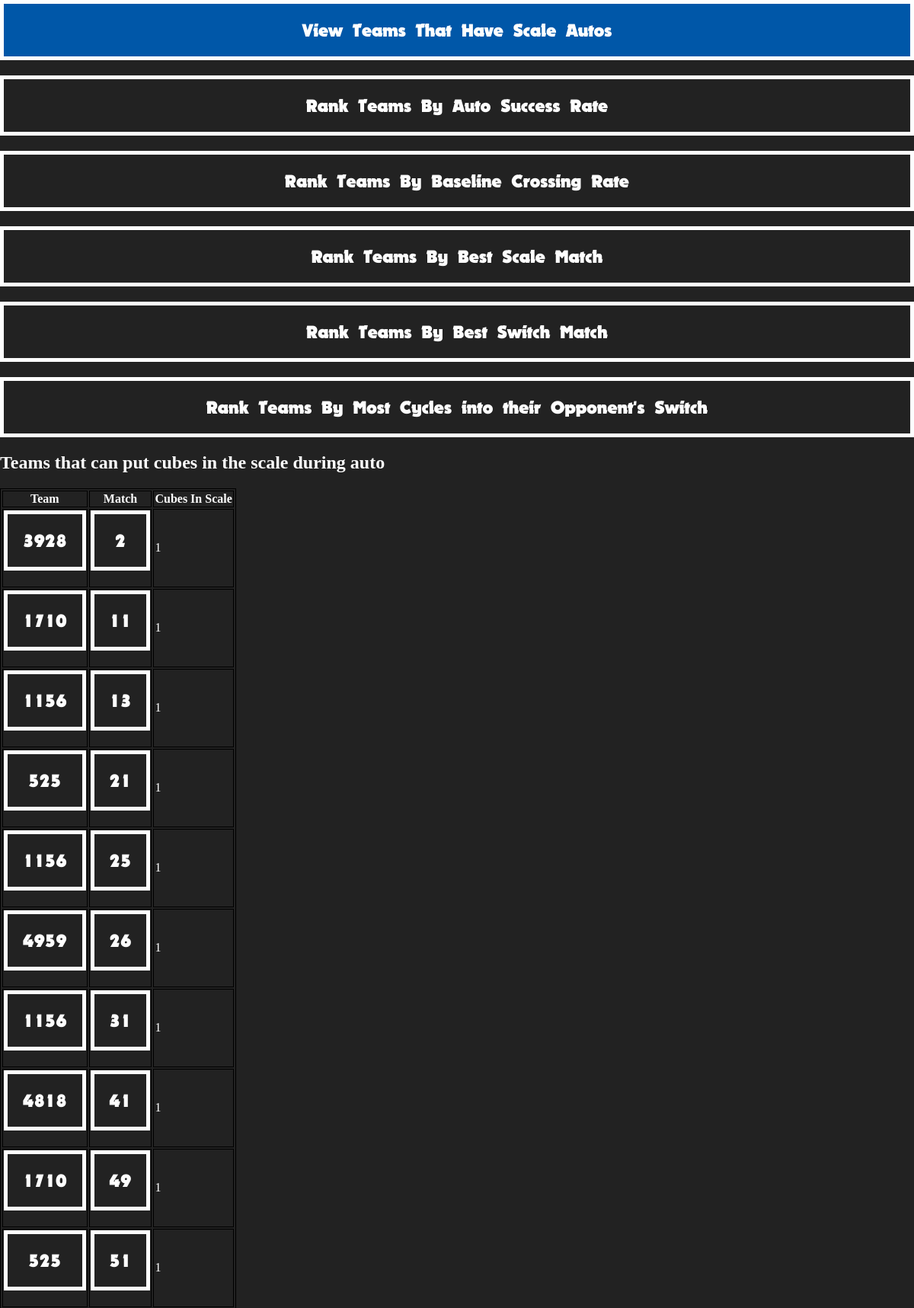
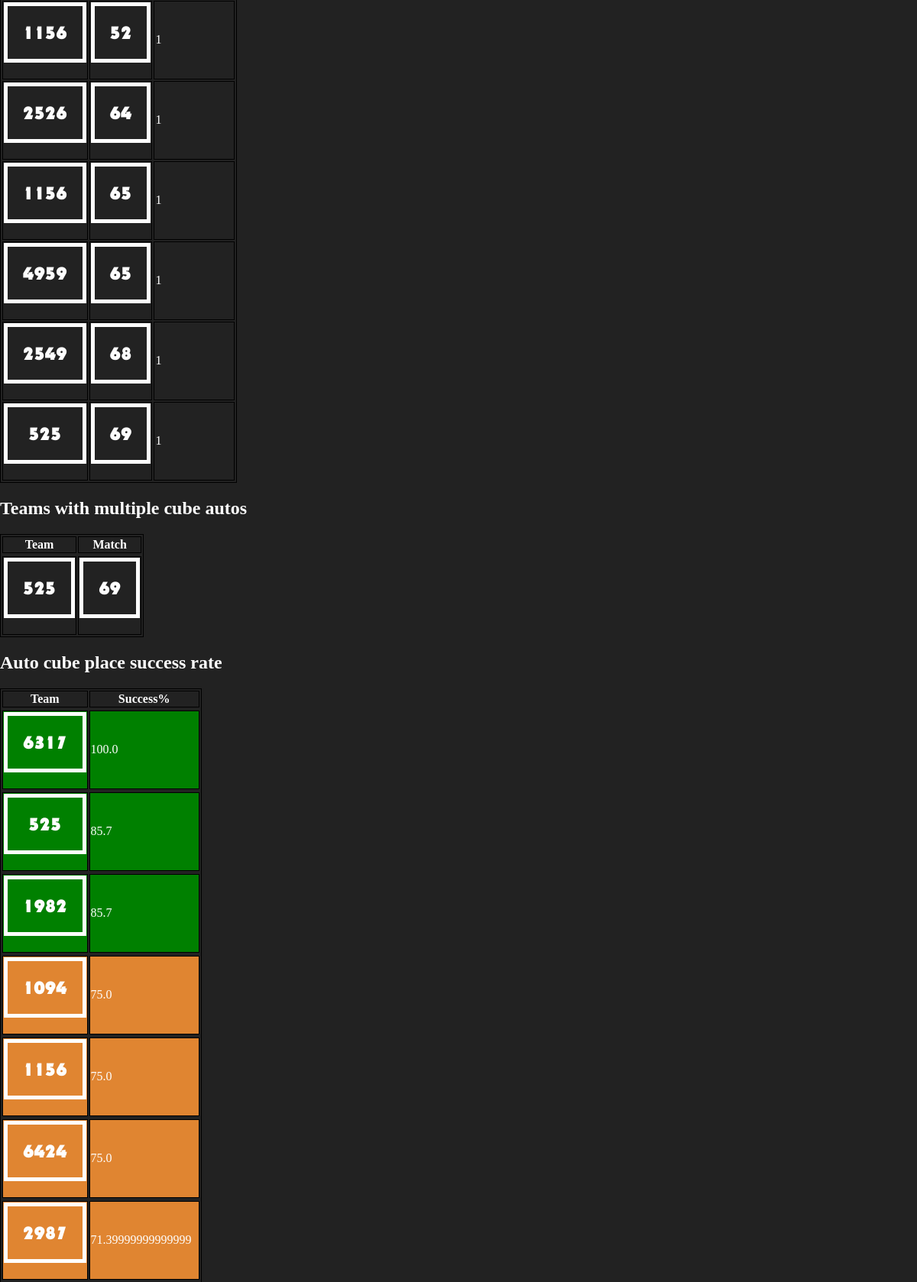
The app's page /scout/view_rank/ (upper part) with its own data (2 pictures, top to bottom).
### scoutapp2018/models.py (models this page shows, shortened)
class Auto(models.Model):
    match = models.IntegerField()
    team = models.IntegerField()
    baseline_crossed = models.BooleanField(default = False)
    starting_position = models.CharField(max_length=10000, choices=AUTO_START_CHOICES)
    cubes_in_switch = models.IntegerField()
    cubes_in_scale = models.IntegerField()
    cubes_in_vault = models.IntegerField()
    cubes_dropped = models.IntegerField()

### scoutapp2018/views.py (the view)
def view_rank(request):
    autos = Auto.objects.order_by('cubes_in_scale')
    autos_success = Auto.objects.order_by('team')
    cycles = CycleTime.objects.order_by('team')
    teams_with_cube_in_scale = []
    teams_with_multiple_cube_autos = []
    teams = []
    auto_success_percent = []
    baseline_cross_success = []
    teleop_best_scale_match = []
    teleop_best_switch_match = []
    teleop_best_switch_block_match = []
    for auto in autos:
    	if auto.cubes_in_scale > 0:
	    teams_with_cube_in_scale.append([str(auto.team),str(auto.cubes_in_scale),str(auto.match)])
    for auto in autos:
        if auto.cubes_in_scale > 1 or (auto.cubes_in_switch > 1) or (auto.cubes_in_switch > 0 and auto.cubes_in_scale > 0):
            teams_with_multiple_cube_autos.append([str(auto.team), str(auto.match)])
    last_team = 0
    for auto in autos_success:
        team = auto.team
        if team != last_team:
            teams.append(team)
        last_team = team
    for team in teams:
        team_autos = autos_success.filter(team=team)
        successful = 0
        total = 0
        for auto in team_autos:
            if auto.cubes_in_switch > 0 or auto.cubes_in_scale > 0:
                successful += 1
            total += 1
        if total > 0 and successful > 0:
            auto_success_percent.append([team, round((float(successful)/float(total)), 3) * 100])
    auto_success_percent = sorted(auto_success_percent, key=lambda l:l[1], reverse=True)
    for team in teams:
        team_autos = autos.filter(team=team)
        successful = 0
        total = 0
        for auto in team_autos:
            if auto.baseline_crossed == True:
                successful += 1
            total+=1
        if total > 0:
            baseline_cross_success.append([team, round((float(successful)/float(total)), 3) * 100])
    baseline_cross_success = sorted(baseline_cross_success, key=lambda l:l[1], reverse=True)
    for team in teams:
        matches_played_by_team = []
        scale_cycles_by_match = []
        team_scale_cycles = cycles.filter(team=team).filter(location="Scale")
        last_match = 0
        for cycle in team_scale_cycles:
            match = cycle.match
            if match != last_match:
                matches_played_by_team.append(match)
            last_match = cycle.match
        for match in matches_played_by_team:
            team_scale_cycles = len(cycles.filter(team=team).filter(location="Scale").filter(match=match))
            scale_cycles_by_match.append([team_scale_cycles, match])
        scale_cycles_by_match = sorted(scale_cycles_by_match, key=lambda l:l[0], reverse=True)
        if len(scale_cycles_by_match) > 0:
            teleop_best_scale_match.append([team, scale_cycles_by_match[0][1], scale_cycles_by_match[0][0]])
    teleop_best_scale_match = sorted(teleop_best_scale_match, key=lambda l:l[2], reverse=True)
    for team in teams:
        matches_played_by_team = []
        switch_cycles_by_match = []
        team_switch_cycles = cycles.filter(team=team).filter(location="Switch")
        last_match = 0
        for cycle in team_switch_cycles:
            match = cycle.match
            if match != last_match:
                matches_played_by_team.append(match)
            last_match = cycle.match
        for match in matches_played_by_team:
            team_switch_cycles = len(cycles.filter(team=team).filter(location="Switch").filter(match=match))
            switch_cycles_by_match.append([team_switch_cycles, match])
        switch_cycles_by_match = sorted(switch_cycles_by_match, key=lambda l:l[0], reverse=True)
        if len(switch_cycles_by_match) > 0:
            teleop_best_switch_match.append([team, switch_cycles_by_match[0][1], switch_cycles_by_match[0][0]])
    teleop_best_switch_match = sorted(teleop_best_switch_match, key=lambda l:l[2], reverse=True)
    for team in teams:
        matches_played_by_team = []
        switch_blocks_by_match = []
        opp_switch_cycles = cycles.filter(team=team).filter(location="Opp-Switch")
        last_match = 0
        for cycle in opp_switch_cycles:
            match = cycle.match
            if match != last_match:
                matches_played_by_team.append(match)
            last_match = cycle.match
        for match in matches_played_by_team:
            opp_switch_cycles = len(cycles.filter(team=team).filter(location="Opp-Switch").filter(match=match))
            switch_blocks_by_match.append([opp_switch_cycles, match])
        switch_blocks_by_match = sorted(switch_blocks_by_match, key=lambda l:l[0], reverse=True)
        if len(switch_blocks_by_match) > 0:
            teleop_best_switch_block_match.append([team, switch_blocks_by_match[0][1], switch_blocks_by_match[0][0]])
    teleop_best_switch_block_match = sorted(teleop_best_switch_block_match, key=lambda l:l[2], reverse=True)
    context = {'scale_auto': teams_with_cube_in_scale,
	 'mult_cube_autos': teams_with_multiple_cube_autos,
	 'auto_success_percent' : auto_success_percent,
     'baseline_success_percent' : baseline_cross_success,
     'best_scale_matches' : teleop_best_scale_match,
     'best_switch_matches' : teleop_best_switch_match,
     'best_switch_blocks' : teleop_best_switch_block_match}
    return render(request, "scoutapp2018/rank.html", context)

### scoutapp2018/templates/scoutapp2018/rank.html (shortened to what this page needs)
<!DOCTYPE html>
<html>
    <head>
        <link rel="stylesheet" type="text/css" href="../../static/scoutapp2018/style.css"><meta name="viewport" content="width=device-width, initial-scale=1.0">
    </head>
  <body>
  <div id="top">
    <a href="#auto_scale">View Teams That Have Scale Autos</a>
    <a href="#auto_success">Rank Teams By Auto Success Rate</a>
    <a href="#baseline_success">Rank Teams By Baseline Crossing Rate</a>
    <a href="#best_scale_match">Rank Teams By Best Scale Match</a>
    <a href="#best_switch_match">Rank Teams By Best Switch Match</a>
    <a href="#best_switch_blocks">Rank Teams By Most Cycles into their Opponent's Switch </a>
  </div>
	<h2 id="auto_scale">Teams that can put cubes in the scale during auto</h2>
	<table>
		<tr>
			<th>Team</th>
			<th>Match</th>
			<th>Cubes In Scale</th>
		</tr>
	{% for auto in scale_auto %}
		<tr>
			<td><a href="/scout/team/{{auto.0}}">{{auto.0}}</a></td>
			<td><a href="/scout/match/{{auto.2}}">{{auto.2}}</a></td>
			<td>{{auto.1}}</td>
		</tr>
	{% endfor %}
	</table>
	<h2>Teams with multiple cube autos</h2>
	<table>
		<tr>
			<th>Team</th>
			<th>Match</th>
		<tr>
	{% for auto in mult_cube_autos %}
		<tr>
			<td><a href="/scout/team/{{auto.0}}">{{auto.0}}</a></td>
			<td><a href="/scout/match/{{auto.1}}">{{auto.1}}</a></td>
		</tr>
	{% endfor %}
	</table>
  <h2 id="auto_success">Auto cube place success rate</h2>
	<table>
		<tr>
			<th>Team</th>
			<th>Success%</th>
		</tr>
	{% for perc in auto_success_percent %}
		<tr>
      {% if perc.1 >= 80 %}
      <tr style="background-color:green">
        <td><a href="/scout/team/{{perc.0}}">{{perc.0}}</a></td>
        <td>{{perc.1}}</td>
      </tr>
      {% elif perc.1 >= 50 and perc.1 < 80 %}
      <tr style="background-color:#e08531">
        <td><a href="/scout/team/{{perc.0}}">{{perc.0}}</a></td>
        <td>{{perc.1}}</td>
      </tr>
      {% else %}
      <tr style="background-color:red">
        <td><a href="/scout/team/{{perc.0}}">{{perc.0}}</a></td>
        <td>{{perc.1}}</td>
      </tr>
      {% endif %}
		</tr>
	{% endfor %}
	</table>
    </body>
</html>

### scoutapp2018/static/scoutapp2018/style.css (style rules this page uses)
table, th, td { border: 1px solid black; }
body { background-color: #222222; margin: 0; width: 100vw; }
* { color: #fefefe; }
a { width: 100%; text-decoration: none; display: block; text-align: center; padding: 20px; box-sizing: border-box; font-family: Nougat; font-size: 1.5em; border: 5px #fefefe solid; margin-bottom: 20px; transition: .2s; }

### records on screen
Auto: team "3928", match "2", auto "1"
Auto: team "1710", match "11", auto "1"
Auto: team "1156", match "13", auto "1"
Auto: team "525", match "21", auto "1"
Auto: team "1156", match "25", auto "1"
Auto: team "4959", match "26", auto "1"
Auto: team "1156", match "31", auto "1"
Auto: team "4818", match "41", cubes_in_scale "1"
Auto: team "1710", match "49", auto "1"
Auto: team "525", match "51", auto "1"
Auto: team "1156", match "52", auto "1"
Auto: team "2526", match "64", auto "1"
Auto: team "1156", match "65", auto "1"
Auto: team "4959", match "65", auto "1"
Auto: team "2549", match "68", auto "1"
Auto: team "525", match "69", auto "1"

### other values on screen
{{ auto.0 }} "525"
{{ auto.1 }} "69"
{{ perc.0 }} "6317" "525" "1982"
{{ perc.1 }} "100.0" "85.7" "85.7"
{{ perc.0 }} "1094" "1156" "6424" "2987"
{{ perc.1 }} "75.0" "75.0" "75.0" "71.39999999999999"
